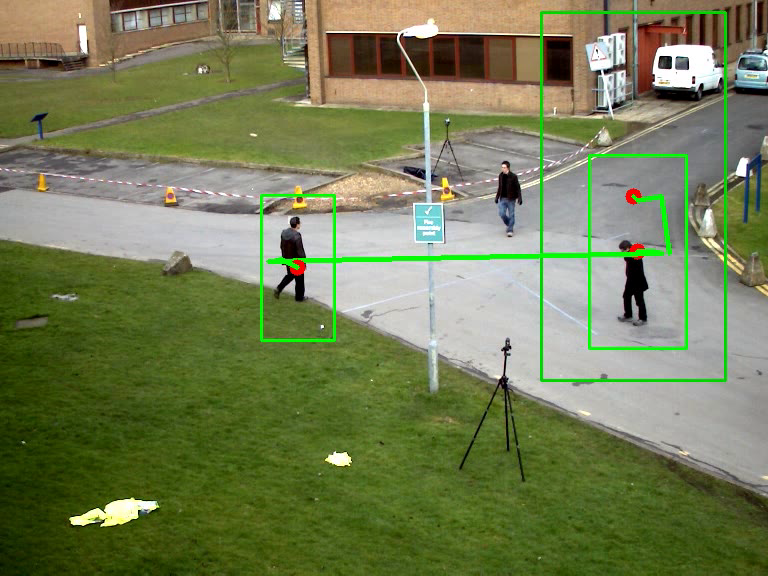
#> input picture frame 2 of 05-Object-Tracking/people.avi, 768 x 576 px, given in place of the camera
$ jupyter execute hand_count.ipynb
#> lines starting #> are read from the running program, lines starting #| are printed output that depends on the picture; after the words box and inside, x2 and y2 are one past the last pixel; in counts of white or black regions, pixels touching at a corner belong together
[cell 1]
def findBackgroundMatrix(img, weight):
    global background_start
    background_start = None

    if background_start is None:
        background_start = img.copy().astype("float")
        return

    cv2.accumulateWeighted(img, background_start, weight)
    cv2.imshow("Background", img)

[cell 2]
# [18 lines left out: function findHand, not called in this run]

[cell 3]
from sklearn.metrics import pairwise

# [54 lines left out: function getFingers, not called in this run]

[cell 4]
import cv2
import imutils
import numpy as np

cap = cv2.VideoCapture(0)
cap.set(cv2.CAP_PROP_FPS, 60)
fps = cap.get(cv2.CAP_PROP_FPS)
# print("Camera FPS:", fps)
camera_frames = 0
finger_frames = 0
finger_avgerage = 0
finger_avgerage_final = 0
accumulated_weight = 0.5

# width = int(cap.get(cv2.CAP_PROP_FRAME_WIDTH))
# height = int(cap.get(cv2.CAP_PROP_FRAME_HEIGHT))

writer = cv2.VideoWriter('../DATA/student_cap_finger_cnt.mp4', cv2.VideoWriter_fourcc(*'XVID'),25, (700, 700))
writer1 = cv2.VideoWriter('../DATA/student_cap_finger_cnt1.mp4', cv2.VideoWriter_fourcc(*'XVID'),25, (300, 300))
writer2 = cv2.VideoWriter('../DATA/student_cap_finger_cnt2.mp4', cv2.VideoWriter_fourcc(*'XVID'),25, (300, 300))


while(True):

    ret, frame = cap.read()
#> frame is the input picture: shape (576, 768, 3); mean B, G, R 85.4, 126.2, 116.9
    # (w, h, c) = frame.shape

    # frame = cv2.resize(frame, )
    frame = imutils.resize(frame, width=700)
#> frame: shape (525, 700, 3)
    # frame = cv2.resize(frame, 700)


    frame = cv2.flip(frame, 1)
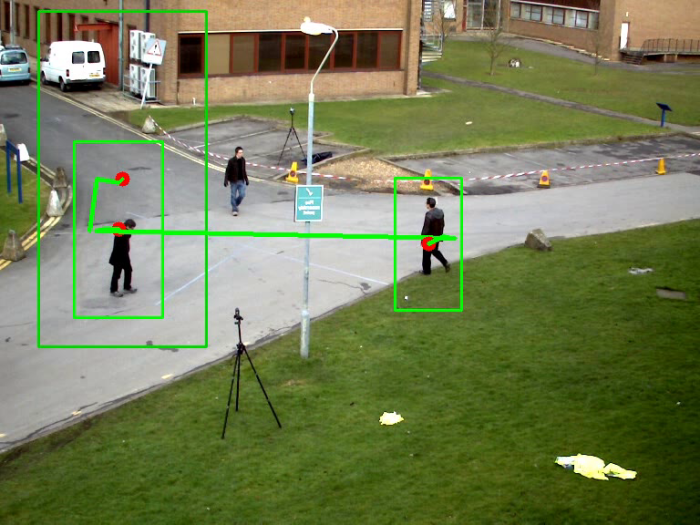
#> frame: shape (525, 700, 3); mean B, G, R 85.4, 126.2, 116.9
    # print(frame)
    if frame is None:
        break
    global frame_copy
    frame_copy = frame.copy()

    (height, width) = frame.shape[:2]
#> height = 525; width = 700

    # [6 lines of commented-out code are left out]
    roi = frame[10:225, 350:590]
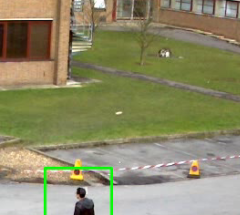
#> roi: shape (215, 240, 3); mean B, G, R 105, 139.3, 141.7
    global roi_copy
    roi_copy = roi.copy()

    roi_grayscale = cv2.cvtColor(roi, cv2.COLOR_BGR2GRAY)
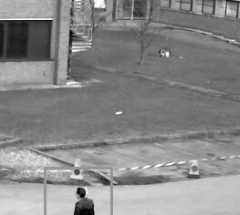
#> roi_grayscale: shape (215, 240); min 1, max 254, mean 136.1

    roi_grayscale = cv2.GaussianBlur(roi_grayscale, (7, 7), 0)
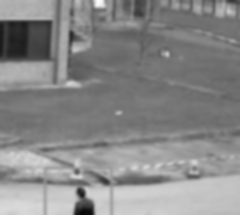
#> roi_grayscale: shape (215, 240); min 5, max 252, mean 136.1

    if camera_frames <= 60:
        findBackgroundMatrix(roi_grayscale, accumulated_weight)

    else:

        hand_region =findHand(roi_grayscale)

        if hand_region is not None:

            (threshold_img, segmentedHand)= hand_region

            cv2.drawContours(frame_copy, [segmentedHand+(350, 10)], -1, (0, 255, 255))

            if finger_frames <= 250: finger_avgerage+= getFingers(threshold_img, segmentedHand)
            else:

                finger_avgerage_final =finger_avgerage /250

                finger_frames=0
                finger_avgerage = 0

            finger_frames += 1

            fingers = getFingers(threshold_img, segmentedHand)

            cv2.putText(threshold_copy, str(fingers), (10,40), cv2.FONT_HERSHEY_SIMPLEX, 1, (0,0,255), 2, cv2.LINE_AA)
            threshold_copy = imutils.resize(threshold_copy, width=300)
            writer1.write(threshold_copy)

            cv2.imshow("Maska", threshold_copy)

            cv2.putText(roi_copy, str(fingers), (10,40), cv2.FONT_HERSHEY_SIMPLEX, 1, (0,0,255), 2, cv2.LINE_AA)
            roi_copy = imutils.resize(roi_copy, width=300)
            writer2.write(roi_copy)

            cv2.imshow("Ruka", roi_copy)

    cv2.rectangle(frame_copy, (590, 10), (350, 225), (255,255,255), 2)
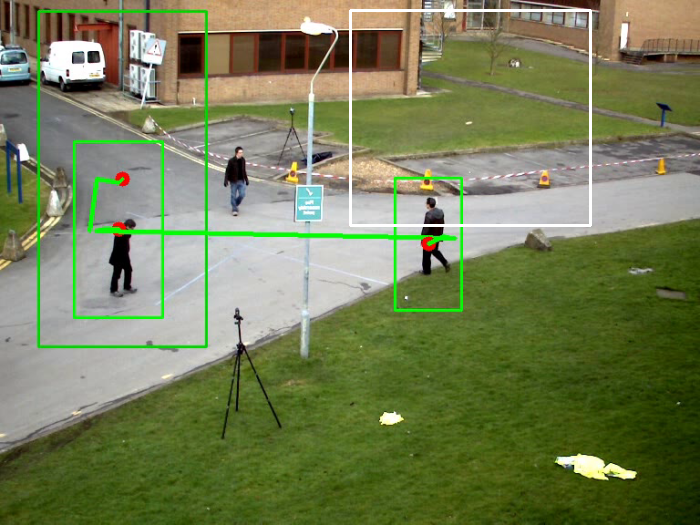
#> frame_copy: shape (525, 700, 3); 0.74% of pixels changed, all inside (x1, y1, x2, y2) = (349, 9, 592, 227)

    writer.write(frame_copy)

    cv2.imshow("Main", frame_copy)

    camera_frames += 1
    # print(" FPS:", fps)

    # if cv2.waitKey(1) & 0xFF == ord('q'):
        # break

    if cv2.waitKeyEx(1) & 0xFF == ord('q'): break
#> (key q is pressed here)

cap.release()
writer.release()
writer1.release()
writer2.release()

cv2.destroyAllWindows()

[cell 5]
# Avery Buehler and Michael Ferrone
# CS390 - Machine Perception
# Final Project
# 05-09-2019

# Finger detection

import cv2 # OpenCV
import imutils # OpenCV convenience functions
import numpy as np # NumPy
import copy # Copying
from sklearn.metrics import pairwise # Distance matrix computations
background_start = None

def findBackgroundMatrix(img, weight):
    global background_start

    # Initialized the background
    if background_start is None:
        background_start = img.copy().astype("float")
        return

    # Adds the image to the accumulator
    cv2.accumulateWeighted(img, background_start, weight)
    cv2.imshow("Background", img)

# [92 lines left out: functions findHand, getFingers, not called in this run]

if __name__ == "__main__":

    # Gets the webcam as the capture source
    camera = cv2.VideoCapture(0)

    # Variables for use
    camera_frames = 0
    finger_frames = 0
    finger_avgerage = 0
    finger_avgerage_final = 0
    accumulated_weight = 0.5

    while(True):

        # Gets the current frame
        (grabbed, frame) = camera.read()

        # Resizes the frame
        frame = imutils.resize(frame, width=700)

        # Flips the frame
        frame = cv2.flip(frame, 1)

        # Copys the frame
        global frame_copy
        frame_copy = frame.copy()

        # Gets the height and width of frame
        (height, width) = frame.shape[:2]

        # [5 lines of commented-out code are left out]
        roi = frame[10:225, 350:590]
        global roi_copy
        roi_copy = roi.copy()

        # Converts the ROI to grayscale
        roi_grayscale = cv2.cvtColor(roi, cv2.COLOR_BGR2GRAY)

        # Blurs the converted ROI
        roi_grayscale = cv2.GaussianBlur(roi_grayscale, (7, 7), 0)

        # Calibrates the background (weighted average model) by looking until a threshold is reached
        if camera_frames <= 30:
            findBackgroundMatrix(roi_grayscale, accumulated_weight)

        else:

            # Gets the segmented hand region
            hand_region = findHand(roi_grayscale)

            # If the hand is already segmented
            if hand_region is not None:

                # Unpack the segmented hand into its two parts
                (threshold_img, segmentedHand) = hand_region

                # Draw the segmented hand and display the ROI frame
                cv2.drawContours(frame_copy, [segmentedHand + (350, 10)], -1, (0, 255, 255))

                # If the number of frames in which a hand is in the ROI is less than 250
                if finger_frames <= 250:

                    # Accumulate the number of fingers per frame
                    finger_avgerage += getFingers(threshold_img, segmentedHand)
                else:

                    # Sum the number of fingers per frame over the period
                    finger_avgerage_final = finger_avgerage / 250

                    # Resets the averages
                    finger_frames = 0
                    finger_avgerage = 0

                # Goes to the next frame
                finger_frames += 1

                # Gets the number of fingers per frame
                fingers = getFingers(threshold_img, segmentedHand)

                # Draws onto the thresholded image (mask)
                cv2.putText(threshold_copy, str(fingers), (10,40), cv2.FONT_HERSHEY_SIMPLEX, 1, (255,255,255), 2, cv2.LINE_AA)
                cv2.putText(threshold_copy, str(finger_avgerage_final), (210,40), cv2.FONT_HERSHEY_SIMPLEX, 1, (255,255,255), 2, cv2.LINE_AA)
                cv2.putText(threshold_copy, str(finger_frames), (10,200), cv2.FONT_HERSHEY_SIMPLEX, 0.5, (255,255,255), 1, cv2.LINE_AA)
                threshold_copy = imutils.resize(threshold_copy, width=700)
                cv2.imshow("Masked", threshold_copy)

                # Draws onto the ROI image (segmented hand in RGB)
                cv2.putText(roi_copy, str(fingers), (10,40), cv2.FONT_HERSHEY_SIMPLEX, 1, (255,255,255), 2, cv2.LINE_AA)
                cv2.putText(roi_copy, str(finger_avgerage_final), (210,40), cv2.FONT_HERSHEY_SIMPLEX, 1, (255,255,255), 2, cv2.LINE_AA)
                cv2.putText(roi_copy, str(finger_frames), (10,200), cv2.FONT_HERSHEY_SIMPLEX, 0.5, (255,255,255), 1, cv2.LINE_AA)
                roi_copy = imutils.resize(roi_copy, width=700)
                cv2.imshow("Hand", roi_copy)

        # Draws the segmented hand onto the frame
        cv2.rectangle(frame_copy, (590, 10), (350, 225), (255,255,255), 2)

        # Displays the segmented hand
        cv2.imshow("Input", frame_copy)

        # Goes to the next frame
        camera_frames += 1

        # Waits for the user to exit
        if cv2.waitKey(1) & 0xFF == ord('q'):
#> (key q is pressed here)

$ run again, starting later in the video
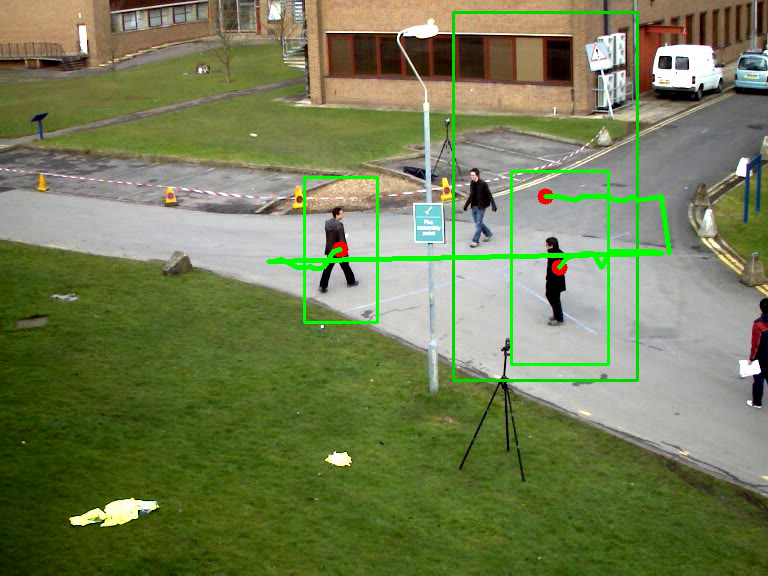
#> input picture frame 10 of 05-Object-Tracking/people.avi, 768 x 576 px, given in place of the camera
#> frame is the input picture: shape (576, 768, 3); mean B, G, R 84.6, 125.9, 116.1
#> `roi_grayscale = cv2.GaussianBlur(roi_grayscale, (7, 7), 0)`:
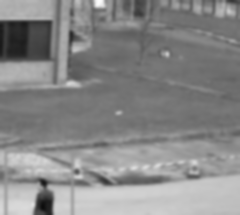
#> roi_grayscale: shape (215, 240); min 13, max 252, mean 136
#> `cv2.rectangle(frame_copy, (590, 10), (350, 225), (255,255,255), 2)`:
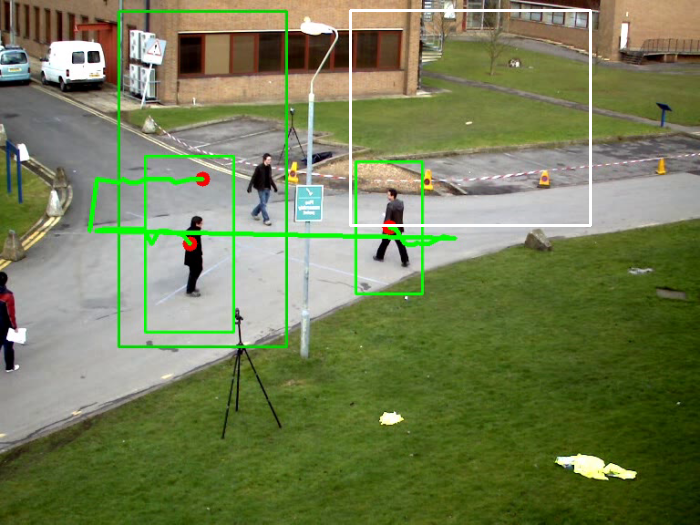
#> frame_copy: shape (525, 700, 3); mean B, G, R 85.5, 126.7, 116.8

$ run again, starting later in the video
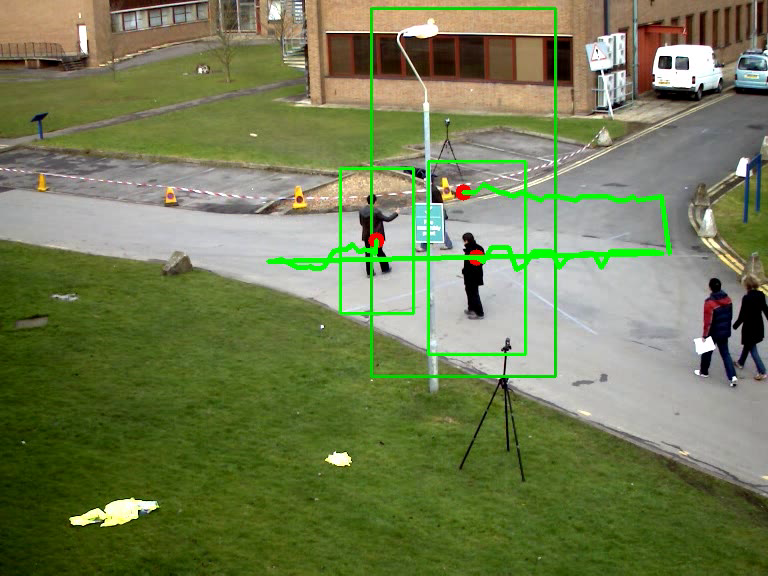
#> input picture frame 18 of 05-Object-Tracking/people.avi, 768 x 576 px, given in place of the camera
#> frame is the input picture: shape (576, 768, 3); mean B, G, R 83.5, 125.3, 115
#> `roi_grayscale = cv2.GaussianBlur(roi_grayscale, (7, 7), 0)`:
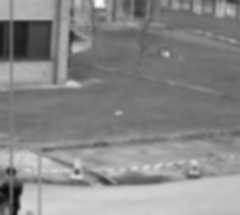
#> roi_grayscale: shape (215, 240); min 8, max 252, mean 135.7
#> `cv2.rectangle(frame_copy, (590, 10), (350, 225), (255,255,255), 2)`:
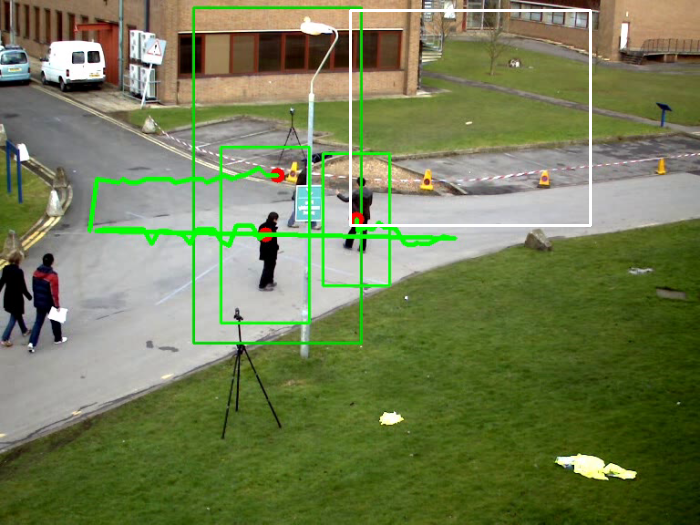
#> frame_copy: shape (525, 700, 3); mean B, G, R 84.5, 126.1, 115.8
